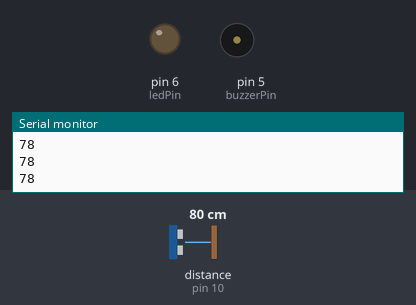
This sketch was run on a simulated Arduino Uno, built with avr-gcc and run on an emulated ATmega328P. Parts: output pins drawn as LEDs (lit = HIGH), buzzer (waves = sounding), the last lines printed to the serial monitor. Wiring (inferred from the names in the program): ultrasonic range finder: trigger pin 9; echo pin 10. The test bench sets the inputs (shaded band); at power-on: distance to the obstacle (sensor on pin 10) 80 cm. The echo pulse lasts 58.3 µs per cm; pins used as bus, display or sensor lines are not drawn.

Above: at 1.2 s.
1.3 s: distance to the obstacle (sensor on pin 10) set to 33 cm
2.8 s: distance to the obstacle (sensor on pin 10) set to 28 cm
At 3.3 s:
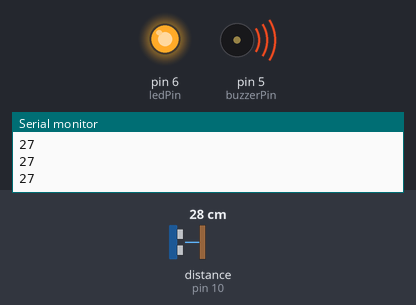
4.3 s: distance to the obstacle (sensor on pin 10) set to 4 cm
5.8 s: distance to the obstacle (sensor on pin 10) set to 2 cm
At 7.0 s:
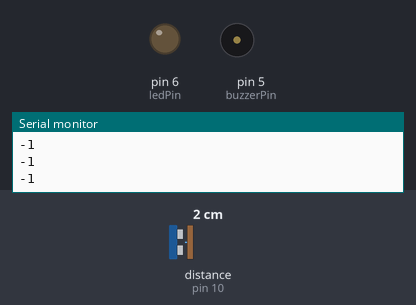
7.3 s: distance to the obstacle (sensor on pin 10) set to 9 cm
At 7.6 s:
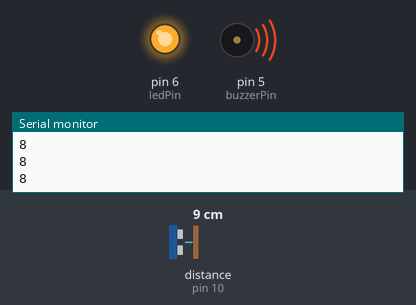
Timing chart, 0 to 9.8 s (numbered marks = the images above; inputs shaded):
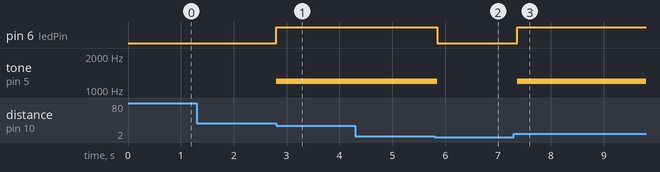

Measured:
- the behaviour switches between 31 and 30 cm on distance to the obstacle (sensor on pin 10) (found by bisection; images 0 and 1)
- the behaviour switches between 3 and 2 cm on distance to the obstacle (sensor on pin 10) (found by bisection; images 1 and 2)
- after the input at 2.8 s, pin 6 (ledPin): LOW → HIGH at once; tone on pin 5 (buzzerPin): silent → 1200 Hz at once
- after the input at 5.8 s, pin 6 (ledPin): HIGH → LOW after 0.05 s; tone on pin 5 (buzzerPin): 1200 Hz → silent after 0.05 s
- after the input at 7.3 s, pin 6 (ledPin): LOW → HIGH after 0.06 s; tone on pin 5 (buzzerPin): silent → 1200 Hz after 0.06 s

The sketch:

sketch_jan4a_radar_parking.ino
```cpp
const int trigPin = 9;
const int echoPin = 10;

const int ledPin = 6;
const int buzzerPin = 5;

long duration;
int distanceCm;

void setup() {
  pinMode(trigPin, OUTPUT);
  pinMode(echoPin, INPUT);

  pinMode(ledPin, OUTPUT);
  pinMode(buzzerPin, OUTPUT);

  Serial.begin(9600);
}

int readDistanceCm() {
  digitalWrite(trigPin, LOW);
  delayMicroseconds(2);

  digitalWrite(trigPin, HIGH);
  delayMicroseconds(10);
  digitalWrite(trigPin, LOW);

  unsigned long d = pulseIn(echoPin, HIGH, 30000);

  if (d == 0) return -1;               // invalide (pas d'écho)
  int cm = (int)(d * 0.034 / 2.0);

  // Filtre simple : HC-SR04 fiable grosso modo entre 2cm et 400cm
  if (cm < 2 || cm > 400) return -1;   // invalide
  return cm;
}

void loop() {
  int cm = readDistanceCm();
  Serial.println(cm);

  if (cm != -1 && cm < 30) {
    digitalWrite(ledPin, HIGH);
    tone(buzzerPin, 1200);
  } else {
    digitalWrite(ledPin, LOW);
    noTone(buzzerPin);
  }

  delay(100);
}
```
